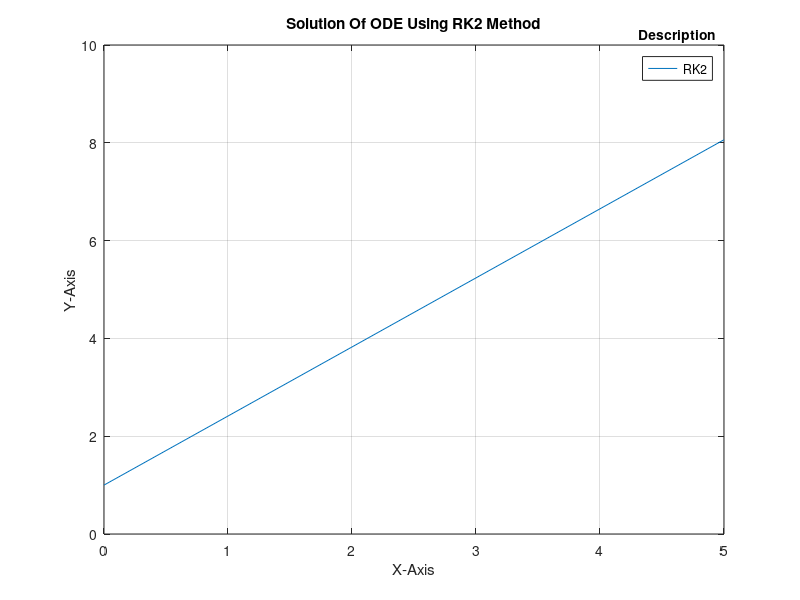

Write MATLAB code to recreate this figure.
clear all
clc
f = @(x, y) ((x.^2 + y.^2) / 10);
x(1) = 0;
y(1) = 1;
u = input("Enter a Point to Find it's solution: ");
h = input("Enter Increament: ");
x = x(1) : h : u;
for i = 2 : length(x)
   k1 = h * f(x(i - 1), y(i - 1));
   k2 = h * f(x(i - 1) + h, y(i - 1) + k1);
   y(i) = y(i - 1) + ((k1 + k2) / 2);
end
fprintf("Solution Of ODE Using RK2 Method at X(%.2f): %.4f\n", u, y(length(y)));
plot(x, y)
hold on
title("Solution Of ODE Using RK2 Method")
title(legend, 'Description')
legend('RK2')
grid on
xlabel('X-Axis'); ylabel('Y-Axis')
hold off
